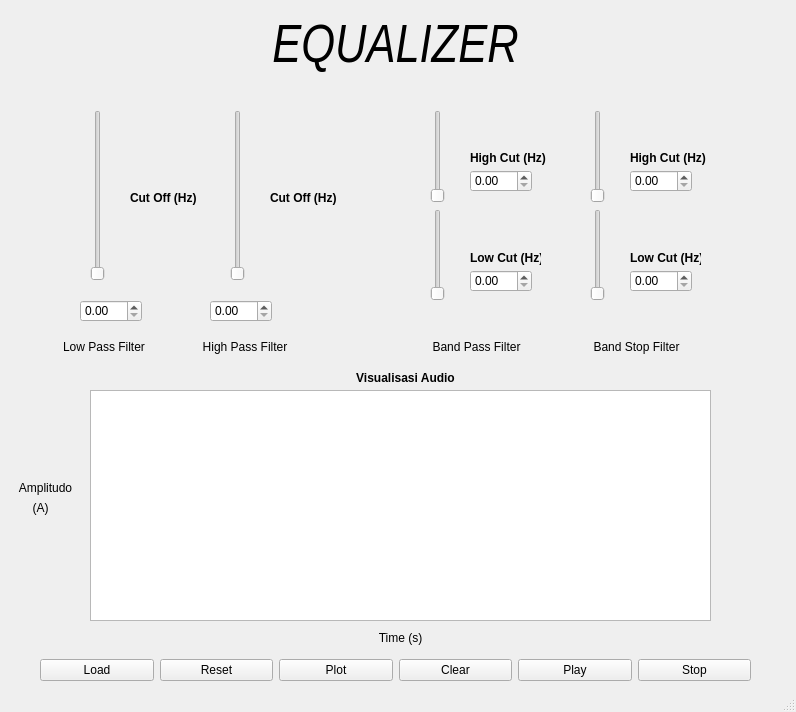
<?xml version="1.0" encoding="UTF-8"?>
<ui version="4.0">
 <class>Equalizer</class>
 <widget class="QMainWindow" name="Equalizer">
  <property name="geometry">
   <rect>
    <x>0</x>
    <y>0</y>
    <width>796</width>
    <height>712</height>
   </rect>
  </property>
  <property name="cursor">
   <cursorShape>ArrowCursor</cursorShape>
  </property>
  <property name="windowTitle">
   <string>MainWindow</string>
  </property>
  <widget class="QWidget" name="centralwidget">
   <widget class="QWidget" name="verticalLayoutWidget">
    <property name="geometry">
     <rect>
      <x>20</x>
      <y>9</y>
      <width>751</width>
      <height>79</height>
     </rect>
    </property>
    <layout class="QVBoxLayout" name="verticalLayout">
     <item>
      <widget class="QLabel" name="Judul">
       <property name="font">
        <font>
         <family>Arial Narrow</family>
         <pointsize>40</pointsize>
         <italic>true</italic>
        </font>
       </property>
       <property name="text">
        <string>EQUALIZER</string>
       </property>
       <property name="alignment">
        <set>Qt::AlignCenter</set>
       </property>
      </widget>
     </item>
    </layout>
   </widget>
   <widget class="QGraphicsView" name="graphicsView">
    <property name="geometry">
     <rect>
      <x>90</x>
      <y>390</y>
      <width>621</width>
      <height>231</height>
     </rect>
    </property>
   </widget>
   <widget class="QWidget" name="verticalLayoutWidget_2">
    <property name="geometry">
     <rect>
      <x>60</x>
      <y>330</y>
      <width>88</width>
      <height>34</height>
     </rect>
    </property>
    <layout class="QVBoxLayout" name="verticalLayout_2">
     <item>
      <widget class="QLabel" name="label">
       <property name="text">
        <string>Low Pass Filter</string>
       </property>
       <property name="alignment">
        <set>Qt::AlignCenter</set>
       </property>
      </widget>
     </item>
    </layout>
   </widget>
   <widget class="QWidget" name="verticalLayoutWidget_3">
    <property name="geometry">
     <rect>
      <x>200</x>
      <y>330</y>
      <width>90</width>
      <height>34</height>
     </rect>
    </property>
    <layout class="QVBoxLayout" name="verticalLayout_3">
     <item>
      <widget class="QLabel" name="label_3">
       <property name="text">
        <string>High Pass Filter</string>
       </property>
       <property name="alignment">
        <set>Qt::AlignCenter</set>
       </property>
      </widget>
     </item>
    </layout>
   </widget>
   <widget class="QWidget" name="verticalLayoutWidget_4">
    <property name="geometry">
     <rect>
      <x>430</x>
      <y>330</y>
      <width>93</width>
      <height>34</height>
     </rect>
    </property>
    <layout class="QVBoxLayout" name="verticalLayout_4">
     <item>
      <widget class="QLabel" name="label_5">
       <property name="text">
        <string>Band Pass Filter</string>
       </property>
       <property name="alignment">
        <set>Qt::AlignCenter</set>
       </property>
      </widget>
     </item>
    </layout>
   </widget>
   <widget class="QWidget" name="verticalLayoutWidget_5">
    <property name="geometry">
     <rect>
      <x>590</x>
      <y>330</y>
      <width>93</width>
      <height>34</height>
     </rect>
    </property>
    <layout class="QVBoxLayout" name="verticalLayout_5">
     <item>
      <widget class="QLabel" name="label_7">
       <property name="text">
        <string>Band Stop Filter</string>
       </property>
       <property name="alignment">
        <set>Qt::AlignCenter</set>
       </property>
      </widget>
     </item>
    </layout>
   </widget>
   <widget class="QDoubleSpinBox" name="doubleSpinBox">
    <property name="geometry">
     <rect>
      <x>80</x>
      <y>300</y>
      <width>62</width>
      <height>22</height>
     </rect>
    </property>
   </widget>
   <widget class="QDoubleSpinBox" name="doubleSpinBox_2">
    <property name="geometry">
     <rect>
      <x>210</x>
      <y>300</y>
      <width>62</width>
      <height>22</height>
     </rect>
    </property>
   </widget>
   <widget class="QDoubleSpinBox" name="doubleSpinBox_4">
    <property name="geometry">
     <rect>
      <x>470</x>
      <y>270</y>
      <width>62</width>
      <height>22</height>
     </rect>
    </property>
   </widget>
   <widget class="QDoubleSpinBox" name="doubleSpinBox_6">
    <property name="geometry">
     <rect>
      <x>630</x>
      <y>270</y>
      <width>62</width>
      <height>22</height>
     </rect>
    </property>
   </widget>
   <widget class="QLabel" name="label_11">
    <property name="geometry">
     <rect>
      <x>10</x>
      <y>480</y>
      <width>71</width>
      <height>16</height>
     </rect>
    </property>
    <property name="text">
     <string>Amplitudo</string>
    </property>
    <property name="alignment">
     <set>Qt::AlignCenter</set>
    </property>
   </widget>
   <widget class="QLabel" name="label_12">
    <property name="geometry">
     <rect>
      <x>360</x>
      <y>630</y>
      <width>81</width>
      <height>16</height>
     </rect>
    </property>
    <property name="text">
     <string>Time (s)</string>
    </property>
    <property name="alignment">
     <set>Qt::AlignCenter</set>
    </property>
   </widget>
   <widget class="QLabel" name="label_13">
    <property name="geometry">
     <rect>
      <x>330</x>
      <y>370</y>
      <width>151</width>
      <height>16</height>
     </rect>
    </property>
    <property name="font">
     <font>
      <weight>75</weight>
      <bold>true</bold>
     </font>
    </property>
    <property name="text">
     <string>Visualisasi Audio</string>
    </property>
    <property name="alignment">
     <set>Qt::AlignCenter</set>
    </property>
   </widget>
   <widget class="QWidget" name="horizontalLayoutWidget_2">
    <property name="geometry">
     <rect>
      <x>40</x>
      <y>650</y>
      <width>711</width>
      <height>41</height>
     </rect>
    </property>
    <layout class="QHBoxLayout" name="horizontalLayout_2">
     <item>
      <widget class="QPushButton" name="pushButton">
       <property name="text">
        <string>Load</string>
       </property>
      </widget>
     </item>
     <item>
      <widget class="QPushButton" name="pushButton_6">
       <property name="text">
        <string>Reset</string>
       </property>
      </widget>
     </item>
     <item>
      <widget class="QPushButton" name="pushButton_2">
       <property name="text">
        <string>Plot</string>
       </property>
      </widget>
     </item>
     <item>
      <widget class="QPushButton" name="pushButton_3">
       <property name="text">
        <string>Clear</string>
       </property>
      </widget>
     </item>
     <item>
      <widget class="QPushButton" name="pushButton_4">
       <property name="text">
        <string>Play</string>
       </property>
      </widget>
     </item>
     <item>
      <widget class="QPushButton" name="pushButton_5">
       <property name="text">
        <string>Stop</string>
       </property>
      </widget>
     </item>
    </layout>
   </widget>
   <widget class="QWidget" name="verticalLayoutWidget_6">
    <property name="geometry">
     <rect>
      <x>430</x>
      <y>110</y>
      <width>31</width>
      <height>191</height>
     </rect>
    </property>
    <layout class="QVBoxLayout" name="verticalLayout_6">
     <item>
      <widget class="QSlider" name="C3">
       <property name="orientation">
        <enum>Qt::Vertical</enum>
       </property>
      </widget>
     </item>
     <item>
      <widget class="QSlider" name="C4">
       <property name="orientation">
        <enum>Qt::Vertical</enum>
       </property>
      </widget>
     </item>
    </layout>
   </widget>
   <widget class="QWidget" name="verticalLayoutWidget_7">
    <property name="geometry">
     <rect>
      <x>590</x>
      <y>110</y>
      <width>31</width>
      <height>191</height>
     </rect>
    </property>
    <layout class="QVBoxLayout" name="verticalLayout_7">
     <item>
      <widget class="QSlider" name="C5">
       <property name="orientation">
        <enum>Qt::Vertical</enum>
       </property>
      </widget>
     </item>
     <item>
      <widget class="QSlider" name="C6">
       <property name="orientation">
        <enum>Qt::Vertical</enum>
       </property>
      </widget>
     </item>
    </layout>
   </widget>
   <widget class="QLabel" name="label_2">
    <property name="geometry">
     <rect>
      <x>470</x>
      <y>150</y>
      <width>81</width>
      <height>16</height>
     </rect>
    </property>
    <property name="font">
     <font>
      <weight>75</weight>
      <bold>true</bold>
     </font>
    </property>
    <property name="text">
     <string>High Cut (Hz)</string>
    </property>
   </widget>
   <widget class="QLabel" name="label_4">
    <property name="geometry">
     <rect>
      <x>470</x>
      <y>250</y>
      <width>71</width>
      <height>16</height>
     </rect>
    </property>
    <property name="font">
     <font>
      <weight>75</weight>
      <bold>true</bold>
     </font>
    </property>
    <property name="text">
     <string>Low Cut (Hz)</string>
    </property>
   </widget>
   <widget class="QLabel" name="label_6">
    <property name="geometry">
     <rect>
      <x>630</x>
      <y>150</y>
      <width>81</width>
      <height>16</height>
     </rect>
    </property>
    <property name="font">
     <font>
      <weight>75</weight>
      <bold>true</bold>
     </font>
    </property>
    <property name="text">
     <string>High Cut (Hz)</string>
    </property>
   </widget>
   <widget class="QLabel" name="label_8">
    <property name="geometry">
     <rect>
      <x>630</x>
      <y>250</y>
      <width>71</width>
      <height>16</height>
     </rect>
    </property>
    <property name="font">
     <font>
      <weight>75</weight>
      <bold>true</bold>
     </font>
    </property>
    <property name="text">
     <string>Low Cut (Hz)</string>
    </property>
   </widget>
   <widget class="QWidget" name="verticalLayoutWidget_8">
    <property name="geometry">
     <rect>
      <x>90</x>
      <y>110</y>
      <width>31</width>
      <height>171</height>
     </rect>
    </property>
    <layout class="QVBoxLayout" name="verticalLayout_8">
     <item>
      <widget class="QSlider" name="C1">
       <property name="orientation">
        <enum>Qt::Vertical</enum>
       </property>
      </widget>
     </item>
    </layout>
   </widget>
   <widget class="QWidget" name="verticalLayoutWidget_9">
    <property name="geometry">
     <rect>
      <x>230</x>
      <y>110</y>
      <width>31</width>
      <height>171</height>
     </rect>
    </property>
    <layout class="QVBoxLayout" name="verticalLayout_9">
     <item>
      <widget class="QSlider" name="C2">
       <property name="orientation">
        <enum>Qt::Vertical</enum>
       </property>
      </widget>
     </item>
    </layout>
   </widget>
   <widget class="QLabel" name="label_9">
    <property name="geometry">
     <rect>
      <x>130</x>
      <y>190</y>
      <width>71</width>
      <height>16</height>
     </rect>
    </property>
    <property name="font">
     <font>
      <weight>75</weight>
      <bold>true</bold>
     </font>
    </property>
    <property name="text">
     <string>Cut Off (Hz)</string>
    </property>
   </widget>
   <widget class="QLabel" name="label_10">
    <property name="geometry">
     <rect>
      <x>270</x>
      <y>190</y>
      <width>81</width>
      <height>16</height>
     </rect>
    </property>
    <property name="font">
     <font>
      <weight>75</weight>
      <bold>true</bold>
     </font>
    </property>
    <property name="text">
     <string>Cut Off (Hz)</string>
    </property>
   </widget>
   <widget class="QDoubleSpinBox" name="doubleSpinBox_3">
    <property name="geometry">
     <rect>
      <x>470</x>
      <y>170</y>
      <width>62</width>
      <height>22</height>
     </rect>
    </property>
   </widget>
   <widget class="QDoubleSpinBox" name="doubleSpinBox_5">
    <property name="geometry">
     <rect>
      <x>630</x>
      <y>170</y>
      <width>62</width>
      <height>22</height>
     </rect>
    </property>
   </widget>
   <widget class="QLabel" name="label_14">
    <property name="geometry">
     <rect>
      <x>20</x>
      <y>500</y>
      <width>41</width>
      <height>16</height>
     </rect>
    </property>
    <property name="text">
     <string>(A)</string>
    </property>
    <property name="alignment">
     <set>Qt::AlignCenter</set>
    </property>
   </widget>
  </widget>
  <widget class="QStatusBar" name="statusbar"/>
 </widget>
 <resources/>
 <connections/>
</ui>
